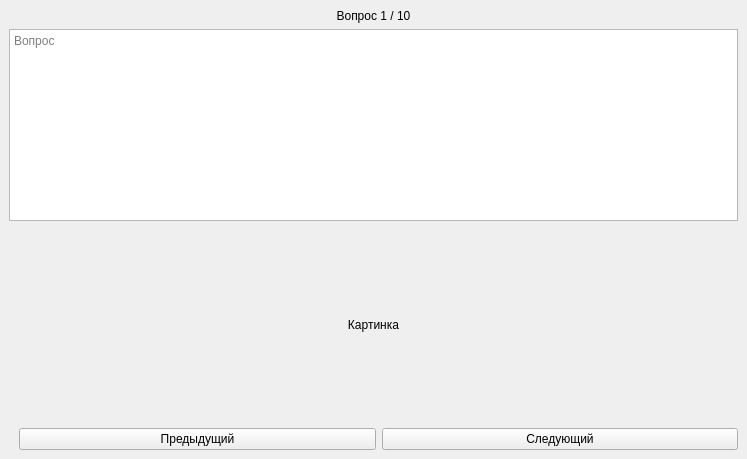
<?xml version="1.0" encoding="UTF-8"?>
<ui version="4.0">
 <class>MainWindow</class>
 <widget class="QMainWindow" name="MainWindow">
  <property name="geometry">
   <rect>
    <x>0</x>
    <y>0</y>
    <width>747</width>
    <height>459</height>
   </rect>
  </property>
  <property name="windowTitle">
   <string>MainWindow</string>
  </property>
  <widget class="QWidget" name="centralwidget">
   <layout class="QVBoxLayout" name="verticalLayout_2">
    <item>
     <widget class="QLabel" name="count">
      <property name="text">
       <string>Вопрос 1 / 10</string>
      </property>
      <property name="alignment">
       <set>Qt::AlignCenter</set>
      </property>
     </widget>
    </item>
    <item>
     <layout class="QVBoxLayout" name="verticalLayout">
      <item>
       <widget class="QPlainTextEdit" name="question">
        <property name="enabled">
         <bool>true</bool>
        </property>
        <property name="sizePolicy">
         <sizepolicy hsizetype="Expanding" vsizetype="Preferred">
          <horstretch>0</horstretch>
          <verstretch>0</verstretch>
         </sizepolicy>
        </property>
        <property name="baseSize">
         <size>
          <width>0</width>
          <height>0</height>
         </size>
        </property>
        <property name="readOnly">
         <bool>true</bool>
        </property>
        <property name="placeholderText">
         <string>Вопрос</string>
        </property>
       </widget>
      </item>
     </layout>
    </item>
    <item>
     <layout class="QHBoxLayout" name="horizontalLayout_3">
      <item>
       <layout class="QVBoxLayout" name="answer_layout">
        <property name="sizeConstraint">
         <enum>QLayout::SetMinAndMaxSize</enum>
        </property>
       </layout>
      </item>
      <item>
       <layout class="QVBoxLayout" name="verticalLayout_3">
        <item>
         <widget class="QLabel" name="picture">
          <property name="sizePolicy">
           <sizepolicy hsizetype="Minimum" vsizetype="Expanding">
            <horstretch>0</horstretch>
            <verstretch>0</verstretch>
           </sizepolicy>
          </property>
          <property name="text">
           <string>Картинка</string>
          </property>
          <property name="alignment">
           <set>Qt::AlignCenter</set>
          </property>
         </widget>
        </item>
        <item>
         <layout class="QHBoxLayout" name="horizontalLayout_2">
          <item>
           <spacer name="horizontalSpacer_6">
            <property name="orientation">
             <enum>Qt::Horizontal</enum>
            </property>
            <property name="sizeType">
             <enum>QSizePolicy::Fixed</enum>
            </property>
            <property name="sizeHint" stdset="0">
             <size>
              <width>10</width>
              <height>20</height>
             </size>
            </property>
           </spacer>
          </item>
          <item>
           <widget class="QPushButton" name="b_prev">
            <property name="text">
             <string>Предыдущий</string>
            </property>
           </widget>
          </item>
          <item>
           <widget class="QPushButton" name="b_next">
            <property name="text">
             <string>Следующий</string>
            </property>
           </widget>
          </item>
         </layout>
        </item>
       </layout>
      </item>
     </layout>
    </item>
   </layout>
  </widget>
 </widget>
 <resources/>
 <connections/>
</ui>
